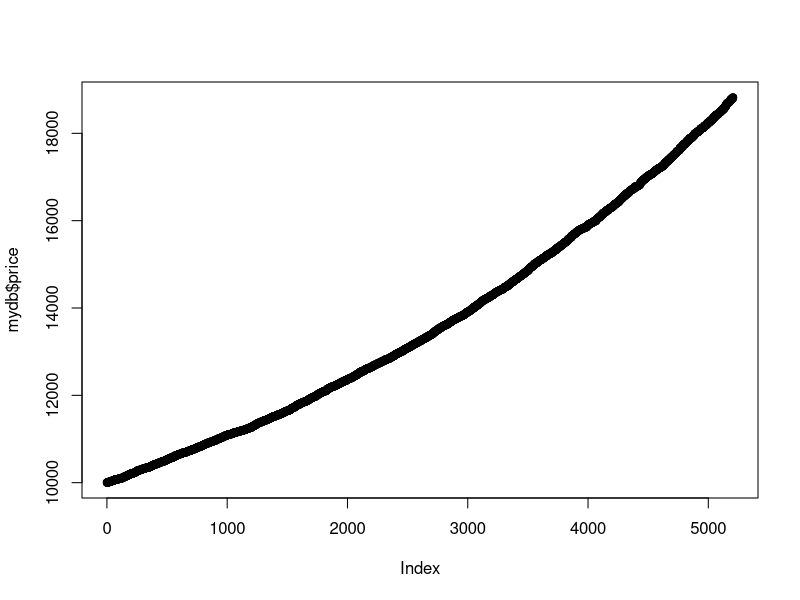
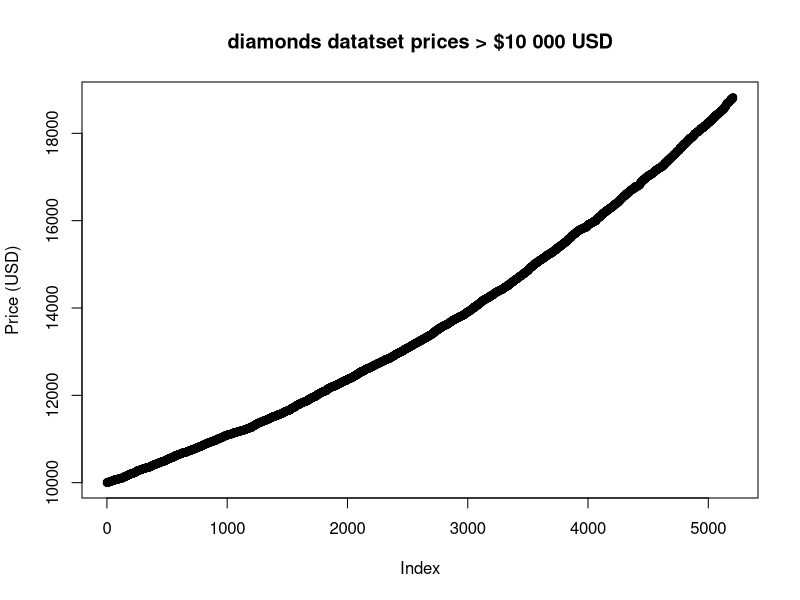
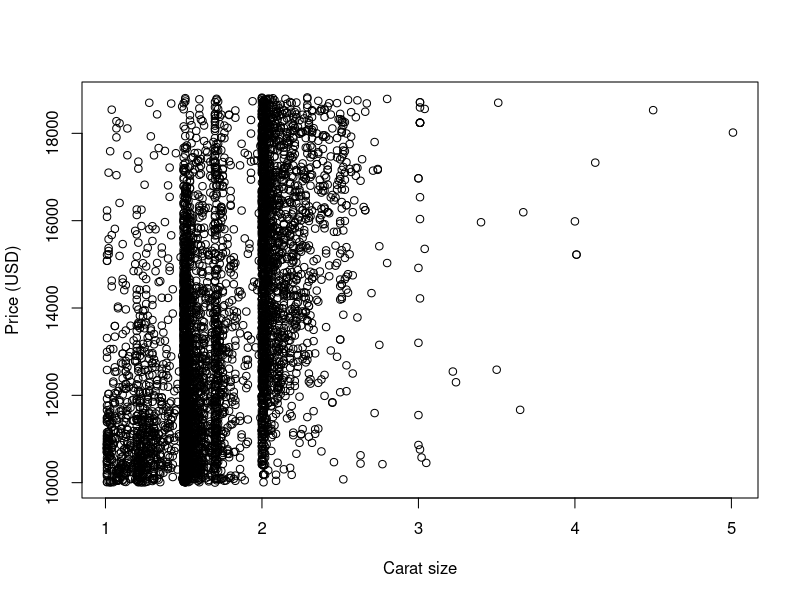

The R script that drew these images, in order:
## ---- chunk 1
knitr::opts_chunk$set(echo = TRUE)
## ---- chunk 2
1+1
2*2
4/3
5 %% 2 # modulus operator, determines the remainder from 5/2
## ---- chunk 3
a <- 1
a
5 -> a
a
b <- a+1
b
b <- "hello, world"
b

# convert between data types
as.numeric("501") +1 
paste0(as.character(a),"_cool_string")
round(5.6) # round to integer
floor(5.6) # round down to integer
# as.numeric(b) # will produce an error
# as.character(a) + "_" # will produce an error

# write a statement with any format
sprintf("I have $%.2f in my pocket, that is %s",a,"cool")
## ---- chunk 4
a <- c(1,2,3,4,5)
a
b <- a/2
b
b <- c(a,rep(1,5))
b
b <- matrix(NA,nrow=4,ncol=4)
b[,2] <- rep(2,4)
b[3,] <- seq(1,4)
b
seq1 <- seq(1:6)
a <- matrix(seq1, 2)
a
## ---- chunk 5
a <- seq(1,30,by=2)
a
# subset by location
a[1:3]
a[-1]
# subset by value
a>5
a[a>5]
a[a %% 2 > 0]
## ---- chunk 6
a <- rnorm(100,mean=0,sd=2)
mean(a)
var(a)
## ---- chunk 7
library(ggplot2)
data(diamonds)    # load data frame from ggplot2 package
head(diamonds)    # preview data
class(diamonds)   # class or type of an object
names(diamonds)   # names inside the object
str(diamonds)     # view structure of diamonds
summary(diamonds) # summarize dataset
nrow(diamonds)    # number of rows
ncol(diamonds)    # number of columns

# subset particular data from data frame
head(diamonds$carat)
mean(diamonds$price)
mydb <- diamonds[diamonds$price > 3000,]
## ---- chunk 8
mydb <- diamonds[(diamonds$price > 10000) & (diamonds$carat > 1),]

# basic price plot
plot(mydb$price)

# add labels and a title
plot(mydb$price,xlab='Index',ylab='Price (USD)',main='diamonds datatset prices > $10 000 USD')

# create a price vs carat size plot
plot(mydb$carat,mydb$price,xlab='Carat size',ylab='Price (USD)')
## ---- chunk 9
5 -> a
if (a < 2) {
  print("a is less than 2!") 
} else {
  print("a is not less than 2!")
}

b <- c(1,2,4,8)
if (4 %in% b) {
  print(sprintf("4 is contained in %s, which is c(%s)","b",paste(b,collapse = ", ")))
}
## ---- chunk 10
# for loops
for (i in 1:3) {
  print(i)
}

for (ss in seq(1,3,1)) {
  print(ss/2)
}

# while loop
i = 1
while(i < 4) {
  print(sprintf("%i is still less than 4",i))
  i = i +1
}

# repeat loop
i = 1
repeat{
  print(i)
  if (i >= 3) {
    break
  }
  i = i + 1
}
## ---- chunk 11
dd <- as.numeric(seq(1,1e6)) # create a vector of 1 to 1million
ss <- 0 # sum to calculate

# get the sum of the vector
Sys.sleep(1) # pause for 1 second to let CPU settle
system.time(for (i in 1:length(dd)) {ss <- ss + dd[i]})
Sys.sleep(1)
system.time(sum(dd))
cat("\n")

# take the sqrt of each element in the vector
Sys.sleep(1) # pause for 1 second to let CPU settle
system.time(for (i in 1:length(dd)) {dd[i] <- dd[i]^0.5})
dd <- as.numeric(seq(1,1e6)) # create a vector of 1 to 1million
Sys.sleep(1)
system.time(dd <- sqrt(dd))
cat("\n")

# square each element in the vector
dd <- as.numeric(seq(1,1e6))
Sys.sleep(1) # pause for 1 second to let CPU settle
system.time(for (i in 1:length(dd)) {dd[i] <- dd[i]^2})
dd <- as.numeric(seq(1,1e6))
Sys.sleep(1)
system.time(dd <- dd^2)
## ---- chunk 12
# basic function syntax
squareit <- function(a) {
  a^2
}
squareit(3)

# optional parameter
exponentit <- function(a,b=2) {
  a^b
}
exponentit(3)
exponentit(3,3)
